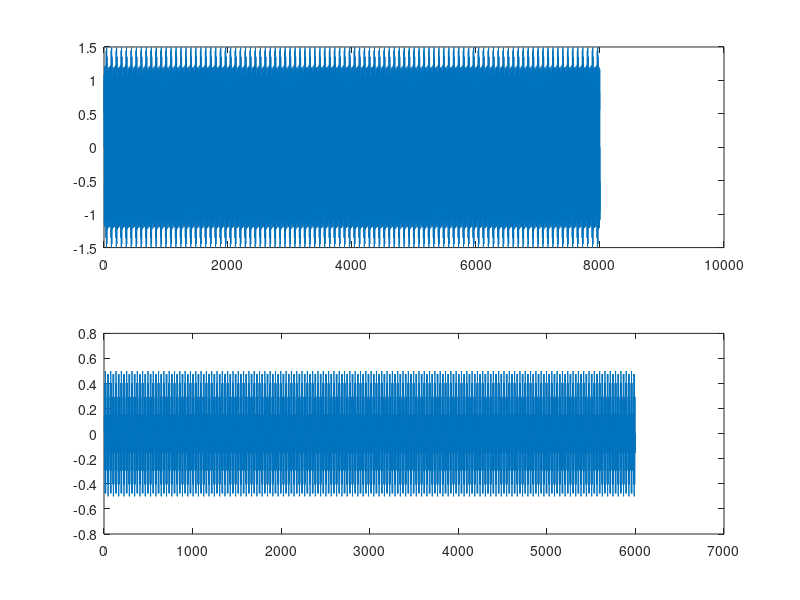

Recreate this plot in MATLAB.
% Session 2 - sampling

fs = 8000;
t = 0 : 1/fs : 1;

x = sin(2*pi*1000*t) + 0.5*sin(2*pi*2900*t);

subplot(2,1,1);
plot(x);

sampled = upsample(x, 6);
sampled = downsample(sampled, 8);
subplot(2,1,2);
plot(sampled);
